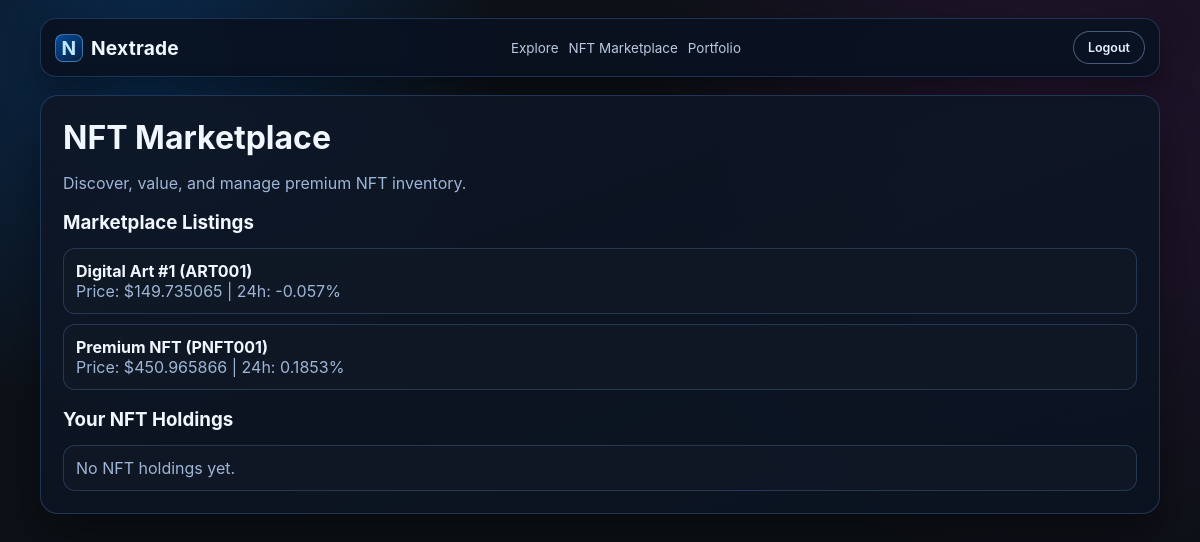
/nft-marketplace (signed in), run on the app's committed database.
### tables this page shows
CREATE TABLE assets
                 (id SERIAL PRIMARY KEY,
                  name TEXT NOT NULL,
                  symbol TEXT NOT NULL,
                  price REAL NOT NULL,
                  change_24h REAL,
                  type TEXT NOT NULL);

### app.py (the view)
@app.route('/nft-marketplace')
@login_required
def nft_marketplace():
    nft_assets = execute_query('SELECT * FROM assets WHERE type = ?', ('nft',))
    user_nfts = execute_query('''
        SELECT a.name, a.symbol, ua.quantity
        FROM user_assets ua
        JOIN assets a ON ua.asset_id = a.id
        WHERE ua.user_id = ? AND a.type = ?
    ''', (session['user_id'], 'nft'))
    return render_template('nft_marketplace.html', assets=nft_assets, user_nfts=user_nfts)

### app.py (called while the page is built)
def get_database_url():
    if 'DATABASE_URL' in os.environ:
        return os.environ['DATABASE_URL']
    else:
        return 'nextrade.db'  # Local development

def is_postgres():
    db_url = get_database_url()
    return db_url.startswith('postgres')

def get_db_connection():
    db_url = get_database_url()
    if is_postgres():
        import psycopg2
        conn = psycopg2.connect(db_url)
        return conn
    else:
        conn = sqlite3.connect(db_url)
        conn.row_factory = sqlite3.Row
        return conn

def execute_query(query, params=()):
    conn = get_db_connection()
    cursor = conn.cursor()
    try:
        if is_postgres():
            query = query.replace('?', '%s')
        cursor.execute(query, params)
        if query.strip().upper().startswith('SELECT'):
            result = cursor.fetchall()
        else:
            conn.commit()
            result = None
        return result
    except Exception as e:
        conn.rollback()
        raise e
    finally:
        cursor.close()
        conn.close()

def login_required(f):
    from functools import wraps
    @wraps(f)
    def decorated_function(*args, **kwargs):
        if 'user_id' not in session:
            flash('Please log in to access this page.', 'error')
            return redirect(url_for('login'))
        return f(*args, **kwargs)
    return decorated_function

### templates/nft_marketplace.html (shortened to what this page needs)
<!doctype html>
<html lang="en">
  <head>
    <link rel="stylesheet" href="{{ url_for('static', filename='css/nextrade-theme.css') }}">
  </head>
  <body>
    <div class="nx-shell">
      <header class="nx-nav">
        <a class="nx-brand" href="{{ url_for('index') }}">
          <span class="nx-brand-mark">N</span>
          Nextrade
        </a>
        <nav class="nx-nav-links">
          <a href="{{ url_for('explore') }}">Explore</a>
          <a href="{{ url_for('nft_marketplace') }}">NFT Marketplace</a>
          <a href="{{ url_for('portfolio') }}">Portfolio</a>
        </nav>
        <div class="nx-actions">
          <a class="nx-btn-outline" href="{{ url_for('logout') }}">Logout</a>
        </div>
      </header>
      <main class="nx-main">
        <h1>NFT Marketplace</h1>
        <p class="nx-muted">Discover, value, and manage premium NFT inventory.</p>
        <h3 style="margin-top: 18px;">Marketplace Listings</h3>
        <ul class="nx-list">
          {% for asset in assets %}
            <li>
              <strong>{{ asset[1] }} ({{ asset[2] }})</strong>
              <div class="nx-muted">Price: ${{ asset[3] }} | 24h: {{ asset[4] }}%</div>
            </li>
          {% endfor %}
        </ul>
        <h3 style="margin-top: 18px;">Your NFT Holdings</h3>
        <ul class="nx-list">
          {% for item in user_nfts %}
            <li>
              <strong>{{ item[0] }} ({{ item[1] }})</strong>
              <div class="nx-muted">Quantity: {{ item[2] }}</div>
            </li>
          {% else %}
            <li><span class="nx-muted">No NFT holdings yet.</span></li>
          {% endfor %}
        </ul>
      </main>
    </div>
  </body>
</html>

### static/css/nextrade-theme.css (style rules this page uses)
:root { --bg: #0d1117; --bg-soft: #101926; --surface: rgba(16, 25, 38, 0.82); --border: rgba(76, 125, 199, 0.32); --text: #f2f7ff; --muted: #9fb5d7; --electric: #007bff; --growth: #00c853; --nft: #9c27b0; }
* { box-sizing: border-box; }
body { margin: 0; min-height: 100vh; color: var(--text); font-family: "Inter", "Segoe UI", system-ui, -apple-system, sans-serif; background: radial-gradient(circle at 12% 8%, rgba(0, 123, 255, 0.24), transparent 28%), radial-gradient(circle at 88% 18%, rgba(156, 39, 176, 0.16), transparent 34%), var(--bg); }
.nx-shell { width: min(1120px, 96%); margin: 18px auto 28px; }
.nx-nav { display: flex; align-items: center; justify-content: space-between; gap: 14px; border: 1px solid var(--border); border-radius: 16px; padding: 12px 14px; background: rgba(9, 18, 33, 0.92); box-shadow: 0 12px 32px rgba(0, 0, 0, 0.4); }
.nx-brand { display: inline-flex; align-items: center; gap: 8px; color: #eff7ff; text-decoration: none; font-size: 1.2rem; font-weight: 700; letter-spacing: 0.2px; }
.nx-brand-mark { width: 28px; height: 28px; display: inline-flex; align-items: center; justify-content: center; border-radius: 8px; color: #bfe6ff; background: linear-gradient(140deg, rgba(0, 123, 255, 0.55), rgba(0, 123, 255, 0.12)); border: 1px solid rgba(147, 203, 255, 0.42); }
.nx-nav-links { display: flex; gap: 10px; flex-wrap: wrap; }
.nx-nav-links a { color: #d6e7ff; text-decoration: none; font-size: 0.84rem; opacity: 0.86; }
.nx-actions { display: flex; gap: 8px; }
.nx-btn, .nx-btn-outline { border-radius: 999px; padding: 8px 14px; text-decoration: none; font-size: 0.78rem; font-weight: 600; display: inline-flex; align-items: center; justify-content: center; cursor: pointer; border: none; }
.nx-btn-outline { color: #e6f0ff; border: 1px solid rgba(154, 182, 230, 0.45); background: rgba(10, 19, 35, 0.75); }
.nx-main { margin-top: 18px; border: 1px solid var(--border); border-radius: 18px; background: linear-gradient(160deg, rgba(14, 23, 38, 0.92), rgba(10, 19, 33, 0.86)); box-shadow: 0 20px 48px rgba(0, 0, 0, 0.45); padding: 22px; }
.nx-main h1, .nx-main h2, .nx-main h3 { margin: 0; }
.nx-muted { color: var(--muted); }
.nx-list { margin: 14px 0 0; padding: 0; list-style: none; display: grid; gap: 10px; }
.nx-list li { border: 1px solid rgba(96, 140, 205, 0.28); border-radius: 12px; background: var(--surface); padding: 12px; }

### data on the page
assets: name "Digital Art #1", symbol "ART001", price "149.735065", change_24h "-0.057"
assets: name "Premium NFT", symbol "PNFT001", price "450.965866", change_24h "0.1853"
